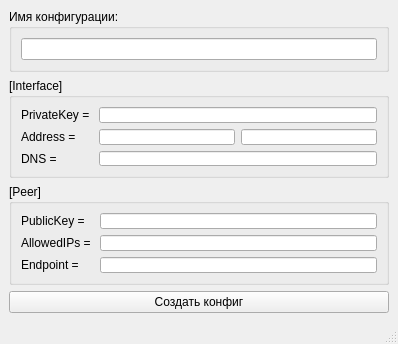
<?xml version="1.0" encoding="UTF-8"?>
<ui version="4.0">
 <class>MainWindow</class>
 <widget class="QMainWindow" name="MainWindow">
  <property name="geometry">
   <rect>
    <x>0</x>
    <y>0</y>
    <width>398</width>
    <height>344</height>
   </rect>
  </property>
  <property name="minimumSize">
   <size>
    <width>398</width>
    <height>344</height>
   </size>
  </property>
  <property name="windowTitle">
   <string>MainWindow</string>
  </property>
  <widget class="QWidget" name="centralwidget">
   <layout class="QGridLayout" name="gridLayout_5">
    <item row="0" column="0">
     <layout class="QGridLayout" name="gridLayout_4">
      <item row="0" column="0">
       <widget class="QGroupBox" name="groupBox">
        <property name="title">
         <string>Имя конфигурации:</string>
        </property>
        <layout class="QGridLayout" name="gridLayout_3">
         <item row="0" column="0">
          <widget class="QLineEdit" name="lineEdit_config_name"/>
         </item>
        </layout>
       </widget>
      </item>
      <item row="1" column="0">
       <widget class="QGroupBox" name="groupBox_Interface">
        <property name="title">
         <string>[Interface]</string>
        </property>
        <layout class="QGridLayout" name="gridLayout">
         <item row="0" column="0">
          <widget class="QLabel" name="label_3">
           <property name="text">
            <string>PrivateKey = </string>
           </property>
          </widget>
         </item>
         <item row="0" column="1" colspan="2">
          <widget class="QLineEdit" name="lineEdit_PrivateKey">
           <property name="text">
            <string/>
           </property>
          </widget>
         </item>
         <item row="1" column="0">
          <widget class="QLabel" name="label_4">
           <property name="text">
            <string>Address = </string>
           </property>
          </widget>
         </item>
         <item row="1" column="1">
          <widget class="QLineEdit" name="lineEdit_Address_1"/>
         </item>
         <item row="1" column="2">
          <widget class="QLineEdit" name="lineEdit_Address_2"/>
         </item>
         <item row="2" column="0">
          <widget class="QLabel" name="label_5">
           <property name="text">
            <string>DNS = </string>
           </property>
          </widget>
         </item>
         <item row="2" column="1" colspan="2">
          <widget class="QLineEdit" name="lineEdit_DNS"/>
         </item>
        </layout>
       </widget>
      </item>
      <item row="2" column="0">
       <widget class="QGroupBox" name="groupBox_Peer_2">
        <property name="title">
         <string>[Peer]</string>
        </property>
        <layout class="QGridLayout" name="gridLayout_2">
         <item row="0" column="0">
          <widget class="QLabel" name="label_6">
           <property name="text">
            <string>PublicKey = </string>
           </property>
          </widget>
         </item>
         <item row="0" column="1">
          <widget class="QLineEdit" name="lineEdit_PublicKey"/>
         </item>
         <item row="1" column="0">
          <widget class="QLabel" name="label_7">
           <property name="text">
            <string>AllowedIPs = </string>
           </property>
          </widget>
         </item>
         <item row="1" column="1">
          <widget class="QLineEdit" name="lineEdit_AllowedIPs"/>
         </item>
         <item row="2" column="0">
          <widget class="QLabel" name="label_8">
           <property name="text">
            <string>Endpoint = </string>
           </property>
          </widget>
         </item>
         <item row="2" column="1">
          <widget class="QLineEdit" name="lineEdit_Endpoint"/>
         </item>
        </layout>
       </widget>
      </item>
      <item row="3" column="0">
       <widget class="QPushButton" name="pushButton">
        <property name="text">
         <string>Создать конфиг</string>
        </property>
       </widget>
      </item>
     </layout>
    </item>
   </layout>
  </widget>
  <widget class="QStatusBar" name="statusBar"/>
 </widget>
 <resources/>
 <connections/>
</ui>
